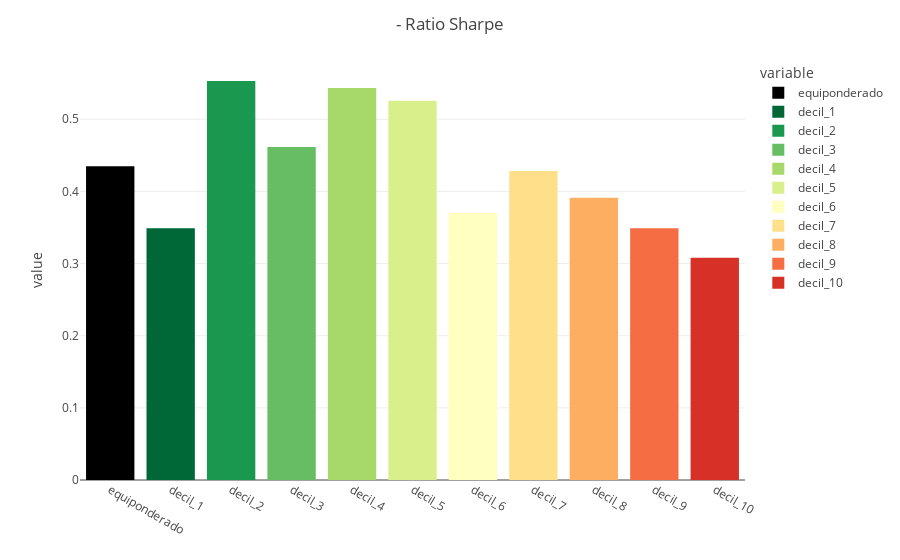

Write notebook code for a chart like this one.
### Code cell
pl.plot_sharpe(done_df)

### Figure 1 — Plotly figure (JSON) as saved in the notebook; plotly's stock layout.template omitted (floating-point values rounded to 4 significant figures)
{"data": [{"alignmentgroup": "True", "hovertemplate": "variable=equiponderado<br>index=%{x}<br>value=%{y}<extra></extra>", "legendgroup": "equiponderado", "marker": {"color": "#000000", "pattern": {"shape": ""}}, "name": "equiponderado", "offsetgroup": "equiponderado", "orientation": "v", "showlegend": true, "textposition": "auto", "type": "bar", "x": ["equiponderado", "decil_1", "decil_2", "decil_3", "decil_4", "decil_5", "decil_6", "decil_7", "decil_8", "decil_9", "decil_10"], "xaxis": "x", "y": [0.4349, 0, 0, 0, 0, 0, 0, 0, 0, 0, 0], "yaxis": "y"}, {"alignmentgroup": "True", "hovertemplate": "variable=decil_1<br>index=%{x}<br>value=%{y}<extra></extra>", "legendgroup": "decil_1", "marker": {"color": "rgb(0,104,55)", "pattern": {"shape": ""}}, "name": "decil_1", "offsetgroup": "decil_1", "orientation": "v", "showlegend": true, "textposition": "auto", "type": "bar", "x": ["equiponderado", "decil_1", "decil_2", "decil_3", "decil_4", "decil_5", "decil_6", "decil_7", "decil_8", "decil_9", "decil_10"], "xaxis": "x", "y": [0, 0.3491, 0, 0, 0, 0, 0, 0, 0, 0, 0], "yaxis": "y"}, {"alignmentgroup": "True", "hovertemplate": "variable=decil_2<br>index=%{x}<br>value=%{y}<extra></extra>", "legendgroup": "decil_2", "marker": {"color": "rgb(26,152,80)", "pattern": {"shape": ""}}, "name": "decil_2", "offsetgroup": "decil_2", "orientation": "v", "showlegend": true, "textposition": "auto", "type": "bar", "x": ["equiponderado", "decil_1", "decil_2", "decil_3", "decil_4", "decil_5", "decil_6", "decil_7", "decil_8", "decil_9", "decil_10"], "xaxis": "x", "y": [0, 0, 0.5531, 0, 0, 0, 0, 0, 0, 0, 0], "yaxis": "y"}, {"alignmentgroup": "True", "hovertemplate": "variable=decil_3<br>index=%{x}<br>value=%{y}<extra></extra>", "legendgroup": "decil_3", "marker": {"color": "rgb(102,189,99)", "pattern": {"shape": ""}}, "name": "decil_3", "offsetgroup": "decil_3", "orientation": "v", "showlegend": true, "textposition": "auto", "type": "bar", "x": ["equiponderado", "decil_1", "decil_2", "decil_3", "decil_4", "decil_5", "decil_6", "decil_7", "decil_8", "decil_9", "decil_10"], "xaxis": "x", "y": [0, 0, 0, 0.4616, 0, 0, 0, 0, 0, 0, 0], "yaxis": "y"}, {"alignmentgroup": "True", "hovertemplate": "variable=decil_4<br>index=%{x}<br>value=%{y}<extra></extra>", "legendgroup": "decil_4", "marker": {"color": "rgb(166,217,106)", "pattern": {"shape": ""}}, "name": "decil_4", "offsetgroup": "decil_4", "orientation": "v", "showlegend": true, "textposition": "auto", "type": "bar", "x": ["equiponderado", "decil_1", "decil_2", "decil_3", "decil_4", "decil_5", "decil_6", "decil_7", "decil_8", "decil_9", "decil_10"], "xaxis": "x", "y": [0, 0, 0, 0, 0.5433, 0, 0, 0, 0, 0, 0], "yaxis": "y"}, {"alignmentgroup": "True", "hovertemplate": "variable=decil_5<br>index=%{x}<br>value=%{y}<extra></extra>", "legendgroup": "decil_5", "marker": {"color": "rgb(217,239,139)", "pattern": {"shape": ""}}, "name": "decil_5", "offsetgroup": "decil_5", "orientation": "v", "showlegend": true, "textposition": "auto", "type": "bar", "x": ["equiponderado", "decil_1", "decil_2", "decil_3", "decil_4", "decil_5", "decil_6", "decil_7", "decil_8", "decil_9", "decil_10"], "xaxis": "x", "y": [0, 0, 0, 0, 0, 0.5257, 0, 0, 0, 0, 0], "yaxis": "y"}, {"alignmentgroup": "True", "hovertemplate": "variable=decil_6<br>index=%{x}<br>value=%{y}<extra></extra>", "legendgroup": "decil_6", "marker": {"color": "rgb(255,255,191)", "pattern": {"shape": ""}}, "name": "decil_6", "offsetgroup": "decil_6", "orientation": "v", "showlegend": true, "textposition": "auto", "type": "bar", "x": ["equiponderado", "decil_1", "decil_2", "decil_3", "decil_4", "decil_5", "decil_6", "decil_7", "decil_8", "decil_9", "decil_10"], "xaxis": "x", "y": [0, 0, 0, 0, 0, 0, 0.3702, 0, 0, 0, 0], "yaxis": "y"}, {"alignmentgroup": "True", "hovertemplate": "variable=decil_7<br>index=%{x}<br>value=%{y}<extra></extra>", "legendgroup": "decil_7", "marker": {"color": "rgb(254,224,139)", "pattern": {"shape": ""}}, "name": "decil_7", "offsetgroup": "decil_7", "orientation": "v", "showlegend": true, "textposition": "auto", "type": "bar", "x": ["equiponderado", "decil_1", "decil_2", "decil_3", "decil_4", "decil_5", "decil_6", "decil_7", "decil_8", "decil_9", "decil_10"], "xaxis": "x", "y": [0, 0, 0, 0, 0, 0, 0, 0.4282, 0, 0, 0], "yaxis": "y"}, {"alignmentgroup": "True", "hovertemplate": "variable=decil_8<br>index=%{x}<br>value=%{y}<extra></extra>", "legendgroup": "decil_8", "marker": {"color": "rgb(253,174,97)", "pattern": {"shape": ""}}, "name": "decil_8", "offsetgroup": "decil_8", "orientation": "v", "showlegend": true, "textposition": "auto", "type": "bar", "x": ["equiponderado", "decil_1", "decil_2", "decil_3", "decil_4", "decil_5", "decil_6", "decil_7", "decil_8", "decil_9", "decil_10"], "xaxis": "x", "y": [0, 0, 0, 0, 0, 0, 0, 0, 0.3914, 0, 0], "yaxis": "y"}, {"alignmentgroup": "True", "hovertemplate": "variable=decil_9<br>index=%{x}<br>value=%{y}<extra></extra>", "legendgroup": "decil_9", "marker": {"color": "rgb(244,109,67)", "pattern": {"shape": ""}}, "name": "decil_9", "offsetgroup": "decil_9", "orientation": "v", "showlegend": true, "textposition": "auto", "type": "bar", "x": ["equiponderado", "decil_1", "decil_2", "decil_3", "decil_4", "decil_5", "decil_6", "decil_7", "decil_8", "decil_9", "decil_10"], "xaxis": "x", "y": [0, 0, 0, 0, 0, 0, 0, 0, 0, 0.349, 0], "yaxis": "y"}, {"alignmentgroup": "True", "hovertemplate": "variable=decil_10<br>index=%{x}<br>value=%{y}<extra></extra>", "legendgroup": "decil_10", "marker": {"color": "rgb(215,48,39)", "pattern": {"shape": ""}}, "name": "decil_10", "offsetgroup": "decil_10", "orientation": "v", "showlegend": true, "textposition": "auto", "type": "bar", "x": ["equiponderado", "decil_1", "decil_2", "decil_3", "decil_4", "decil_5", "decil_6", "decil_7", "decil_8", "decil_9", "decil_10"], "xaxis": "x", "y": [0, 0, 0, 0, 0, 0, 0, 0, 0, 0, 0.3082], "yaxis": "y"}], "layout": {"barmode": "relative", "legend": {"title": {"text": "variable"}, "tracegroupgap": 0}, "margin": {"t": 60}, "title": {"text": " - Ratio Sharpe"}, "xaxis": {"anchor": "y", "domain": [0, 1], "title": {}}, "yaxis": {"anchor": "x", "domain": [0, 1], "title": {"text": "value"}}}}
